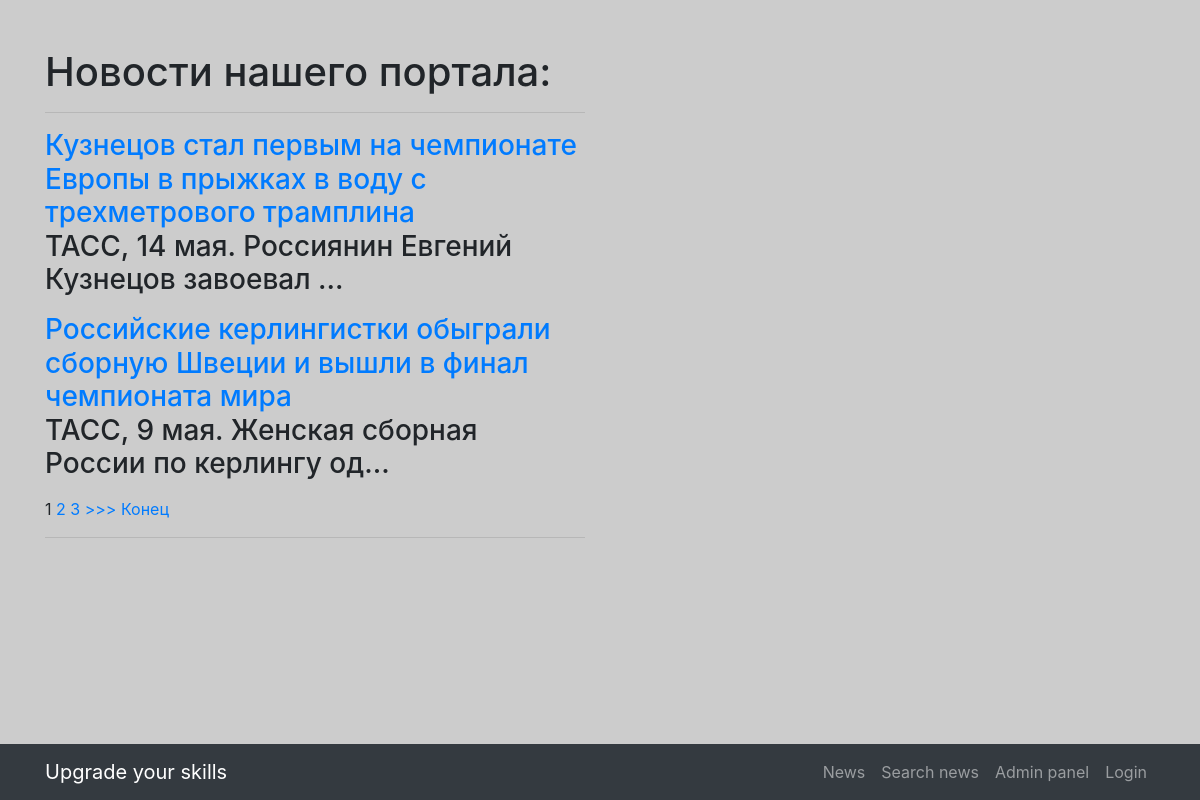
Page /news/ on the committed database.
### news/models.py (models this page shows, shortened)
class Post(models.Model):
    author = models.ForeignKey('Author', on_delete = models.CASCADE)
    news, article = 'NE', 'AR'
    POSITIONS = [(news, 'Новость'), (article,'Статья')]
    type_news_article = models.CharField(max_length = 2, choices = POSITIONS, default = 'news')
    time_in = models.DateTimeField(auto_now_add = True)
    chapter = models.CharField(max_length = 200, unique = False)
    text = models.TextField(default = '')
    article_news_rate = models.IntegerField(default=0)
    category = models.ManyToManyField(Category, through= 'PostCategory')

### news/views.py (the view)
# urls.py: path('', NewsList.as_view(), name = 'news_list'),
class NewsList(ListView):
    model = Post
    template_name = 'news/newslist.html'
    context_object_name = 'newslist'
    ordering = ['-time_in'] # выводим первыми самые свежие новости
    paginate_by = 2
    def get_context_data(self, **kwargs):
        context = super().get_context_data(**kwargs)
        context['is_not_author'] = not self.request.user.groups.filter(name = 'authors').exists()
        return context

### djantimat/helpers.py (called while the page is built)
    @staticmethod
    def replace(text, repl='[censored]'):
        words = {}
        for word in PymorphyProc._gen(text):
            text = text.replace(word, repl)
        return text

    @staticmethod
    def _gen(text):
        for word in re.findall(word_pattern, text):
            if len(word) < 3:
                continue
            normal_word = PymorphyProc.morph.parse(word.lower())[0].normal_form
            if normal_word in PymorphyProc.get_words():
                yield word

    @staticmethod
    def get_words():
        return Slang.objects.values_list('word', flat=True)

### news/templatetags/custom_filters.py (called while the page is built)
@register.filter(name='censor')
def censor(value):
    return PymorphyProc.replace(value, repl='[censored]')

### templates/news/newslist.html (shortened to what this page needs)
{% extends 'base.html' %}
{% load account %}
{% load custom_filters %}
{% block content %}
    {% if newslist %}
        <h1>Новости нашего портала:</h1>
        <hr>
        <table>
            {% for news in newslist %}
            <h3>
                <a href="{{news.id}}">
                    {{news.chapter | censor}}
                </a>
            <p>
                {{news.text | truncatechars:51 | censor}}
            </p>
            {%endfor%}
        </table>
        {% if is_paginated %}
            {% for num in page_obj.paginator.page_range %}
                {% if page_obj.number == num %}
                    <a>{{ num }}</a>
                {% elif num > page_obj.number|add:'-3' and num < page_obj.number|add:'3' %}
                    <a href="?page={{ num }}">{{ num }}</a>
                {% endif %}
            {% endfor %}
            {% if page_obj.has_next %}
                <a href="?page={{ page_obj.next_page_number }}">>>></a>
                <a href="?page={{ page_obj.paginator.num_pages }}">Конец</a>
            {% endif %}
        {% endif %}
    {% else %}
        <h2>Новостей пока нет!</h2>
    {% endif %}
    <hr>
{% endblock content %}

### static/css/the-big-picture.css (style rules this page uses)
body { background: url(http://localhost:8000/static/1920x1080.png) no-repeat center center fixed; -webkit-background-size: cover; -moz-background-size: cover; background-size: cover; -o-background-size: cover; }

### rows in the picture
Post: chapter|censor "Кузнецов стал первым на чемпионате Европы в прыжках в воду с трехметрового трамплина", text|censor "ТАСС, 14 мая. Россиянин Евгений Кузнецов завоевал …"
Post: chapter|censor "Российские керлингистки обыграли сборную Швеции и вышли в финал чемпионата мира", text|censor "ТАСС, 9 мая. Женская сборная России по керлингу од…"

### other values in the picture
{{ num }} "1"
{{ num }} "2" "3"
